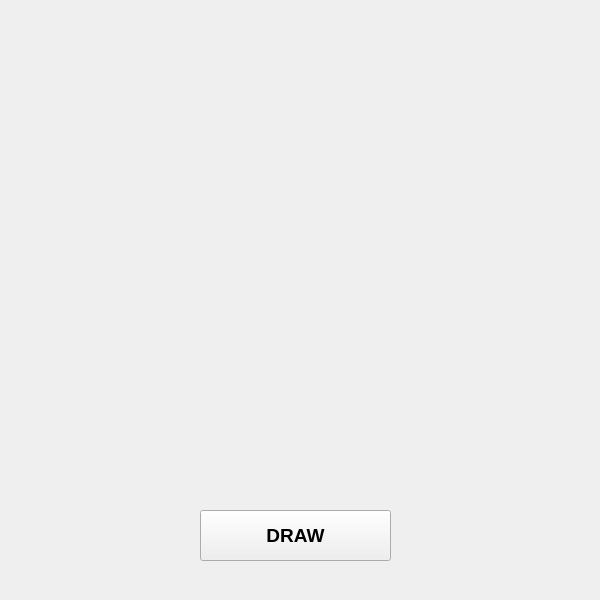
<?xml version="1.0" encoding="UTF-8"?>
<ui version="4.0">
 <class>MainWindow</class>
 <widget class="QMainWindow" name="MainWindow">
  <property name="geometry">
   <rect>
    <x>0</x>
    <y>0</y>
    <width>600</width>
    <height>600</height>
   </rect>
  </property>
  <property name="minimumSize">
   <size>
    <width>600</width>
    <height>600</height>
   </size>
  </property>
  <property name="maximumSize">
   <size>
    <width>600</width>
    <height>600</height>
   </size>
  </property>
  <property name="windowTitle">
   <string>MainWindow</string>
  </property>
  <widget class="QWidget" name="centralwidget">
   <widget class="QPushButton" name="draw">
    <property name="geometry">
     <rect>
      <x>200</x>
      <y>510</y>
      <width>191</width>
      <height>51</height>
     </rect>
    </property>
    <property name="font">
     <font>
      <pointsize>14</pointsize>
      <weight>75</weight>
      <italic>false</italic>
      <bold>true</bold>
      <underline>false</underline>
      <strikeout>false</strikeout>
      <stylestrategy>PreferDefault</stylestrategy>
      <kerning>true</kerning>
     </font>
    </property>
    <property name="mouseTracking">
     <bool>false</bool>
    </property>
    <property name="text">
     <string>DRAW</string>
    </property>
   </widget>
   <widget class="QLabel" name="circle">
    <property name="geometry">
     <rect>
      <x>20</x>
      <y>20</y>
      <width>551</width>
      <height>461</height>
     </rect>
    </property>
    <property name="text">
     <string/>
    </property>
   </widget>
  </widget>
 </widget>
 <resources/>
 <connections/>
</ui>
